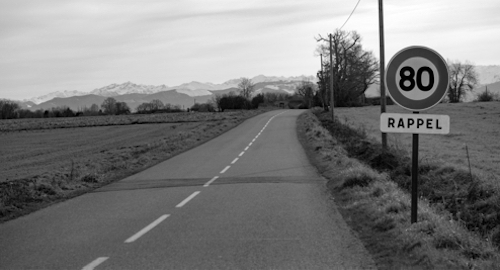
#> input picture TP6 : Evaluation/ressources/road.png, 500 x 270 px; the run also reads 1 picture not shown here
$ python tp6.py
#> lines starting #> are read from the running program, lines starting #| are printed output that depends on the picture
import cv2
import numpy as np

def main(img):
  # [14 lines of commented-out code are left out]
  f = 35
  ku = 10 #pixels/mm
  kv = 10 #pixels/mm
  au = 250 #pixels
  av = 135 #pixels
  cX = 0
  cY = 130
  cZ = 500

  point_coordiantes = np.array([cX/cZ, cY/cZ ,1])
  pixel_coordinates = get_pixel_coordinates(point_coordiantes, f, ku, kv, au, av)

#QUESTION 10
  # road_pixel_values = average_pixel_around_value(img, pixel_coordinates)
#ELSE
  # road_pixel_values = img[int(pixel_coordinates[0])][int(pixel_coordinates[1])]


  print (road_pixel_values)
  binary_img = binarize_img(img, road_pixel_values)
  filtered_img = image_filter(binary_img)
  selected_img = select_area(filtered_img, pixel_coordinates)


  # cv2.circle(img, (int(pixel_coordinates[0]), int(pixel_coordinates[1])), 7, (255,255,255), -1)
  # cv2.imshow('image', img)
  # cv2.waitKey(0)

#QUESTION 1
def get_pixel_coordinates(points_coordinates, f, ku, kv, au, av):
  k = np.array([[ku*f, 0, au], [0, kv*f, av], [0, 0, 1]])
  pixel_coordinates = k@points_coordinates
  return pixel_coordinates

#QUESTION 3

# [47 lines left out: functions binarize_img, image_filter, select_area, average_pixel_around_value, not called in this run]

if __name__ == '__main__':
  img = cv2.imread('ressources/road.png', 0)
#> img is the input picture: shape (270, 500); min 0, max 255, mean 122.9
  img3a = cv2.imread('ressources/road_noise1.png', 0)
  img3b = cv2.imread('ressources/road_noise2.png', 0)
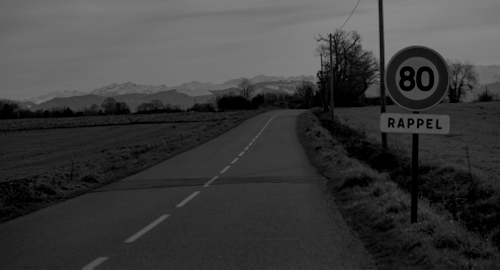
#> input picture TP6 : Evaluation/ressources/road_noise2.png, 500 x 270 px
#> img3b is the input picture: shape (270, 500); min 0, max 135, mean 59.4
  img3c = cv2.imread('ressources/road_noise3.png', 0)
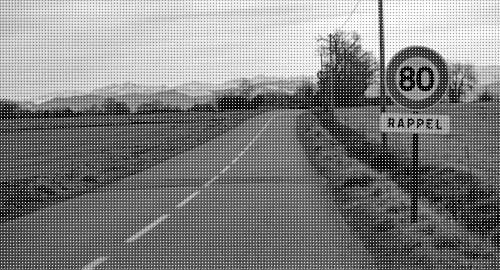
#> input picture TP6 : Evaluation/ressources/road_noise3.png, 500 x 270 px
#> img3c is the input picture: shape (270, 500); min 0, max 255, mean 128.7
  # main(img)
  # main(img3a)
  # main(img3b)
  main(img3c)
#> (the run stopped early here; a loop or call above may not have finished)
